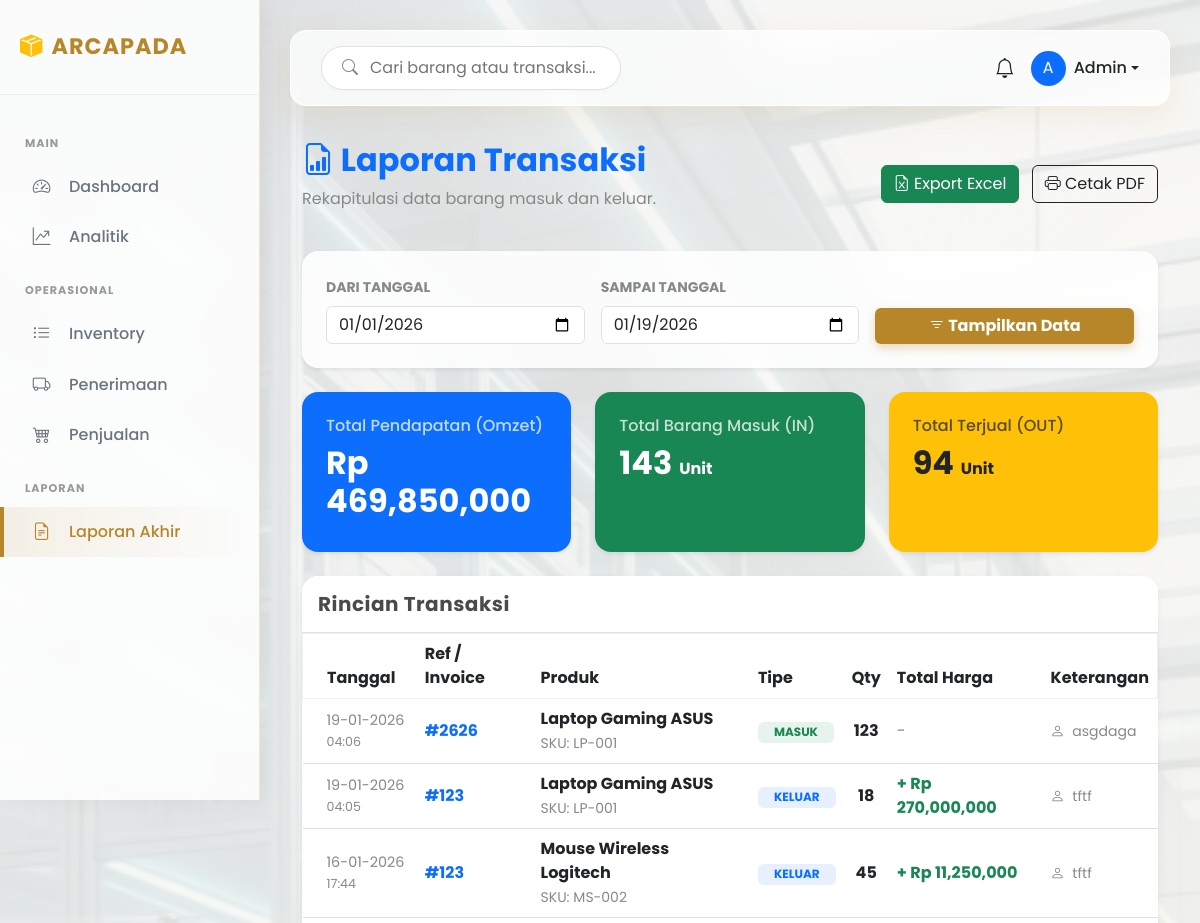
Page /laporan-final (signed in, upper part) on the earlier database version.
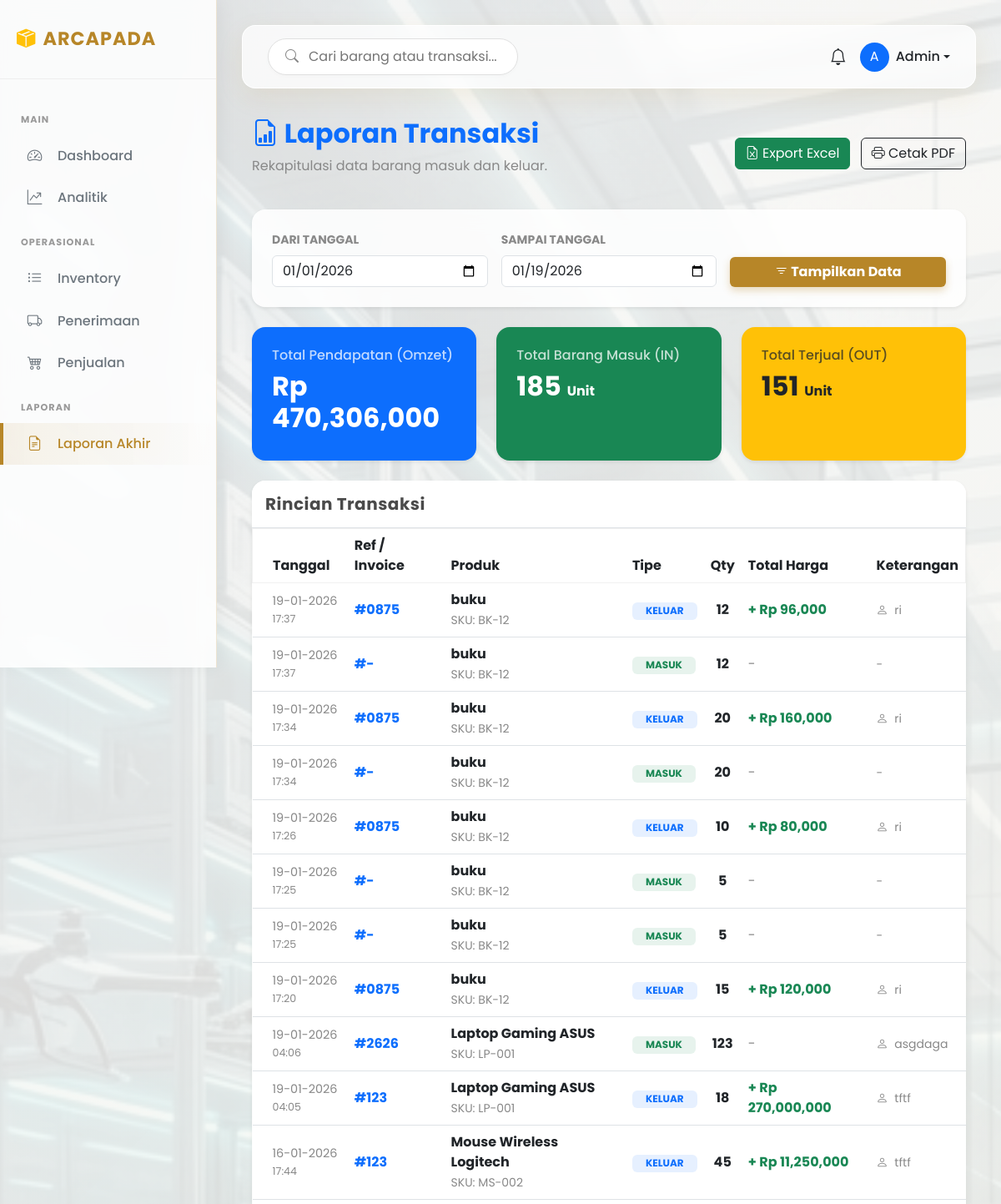
Same page on the later database version.
### app/models.py (models this page shows, shortened)
class Transaction(db.Model):
    __tablename__ = 'transactions'
    id = db.Column(db.Integer, primary_key=True)
    product_id = db.Column(db.Integer, db.ForeignKey('products.id'), nullable=False)
    transaction_type = db.Column(db.String(10), nullable=False)
    quantity = db.Column(db.Integer, nullable=False)
    total_amount = db.Column(db.Float, nullable=False)
    created_at = db.Column(db.DateTime, default=datetime.utcnow)
    supplier = db.Column(db.String(100), nullable=True)
    reference = db.Column(db.String(50), nullable=True)

class Product(db.Model):
    __tablename__ = 'products'
    id = db.Column(db.Integer, primary_key=True)
    sku = db.Column(db.String(20), unique=True, nullable=False)
    name = db.Column(db.String(100), nullable=False)
    description = db.Column(db.Text, nullable=True)
    price = db.Column(db.Float, nullable=False)
    cost = db.Column(db.Float, nullable=False)
    stock_quantity = db.Column(db.Integer, default=0)
    min_stock_threshold = db.Column(db.Integer, default=10)
    transactions = db.relationship('Transaction', backref='product', lazy=True)

### app/controllers/web_controller.py (the view)
@web_bp.route('/laporan-final')
def laporan_final():
    if 'user_id' not in session: return redirect(url_for('auth.login_web'))
    start_date_str = request.args.get('start_date')
    end_date_str = request.args.get('end_date')
    today = datetime.today()
    if not start_date_str: start_date = today.replace(day=1)
    else: start_date = datetime.strptime(start_date_str, '%Y-%m-%d')
    if not end_date_str: end_date = today
    else: end_date = datetime.strptime(end_date_str, '%Y-%m-%d')
    end_date_fixed = end_date.replace(hour=23, minute=59, second=59)
    query = Transaction.query.filter(Transaction.created_at.between(start_date, end_date_fixed))
    transactions = query.order_by(Transaction.created_at.desc()).all()
    total_income = 0
    items_out = 0
    items_in = 0
    for t in transactions:
        if t.transaction_type == 'OUT':
            total_income += t.total_amount
            items_out += t.quantity
        else:
            items_in += t.quantity
    return render_template('laporan_final.html',
                           transactions=transactions,
                           total_income=total_income,
                           items_out=items_out,
                           items_in=items_in,
                           start_date=start_date.strftime('%Y-%m-%d'),
                           end_date=end_date.strftime('%Y-%m-%d'))

### app/context_processor.py (called while the page is built)
def inject_notifications():
    def get_notifications():
        allowed_roles = ['admin', 'kepala_gudang', 'kepala_divisi']
        user_role = session.get('role')
        if not user_role or user_role not in allowed_roles:
            return {'count': 0, 'items': []}
        low_stock_items = Product.query.filter(Product.stock_quantity <= Product.min_stock_threshold).all()
        return {
            'count': len(low_stock_items),
            'items': low_stock_items
        }
    return dict(notifications=get_notifications())

### app/templates/laporan_final.html (shortened to what the changed rows need)
{% extends "base.html" %}
{% block content %}
<div class="container pb-5">
    <div class="d-flex justify-content-between align-items-center mb-4 no-print">
        <div>
            <h2 class="fw-bold text-primary"><i class="bi bi-file-earmark-bar-graph"></i> Laporan Transaksi</h2>
        </div>
    </div>
    <div class="row g-4 mb-4">
        <div class="col-md-4">
            <div class="card border-0 shadow-sm bg-primary text-white h-100 rounded-4">
                <div class="card-body p-4">
                    <h6 class="opacity-75">Total Pendapatan (Omzet)</h6>
                    <h2 class="fw-bold">Rp {{ "{:,.0f}".format(total_income) }}</h2>
                </div>
            </div>
        </div>
        <div class="col-md-4">
            <div class="card border-0 shadow-sm bg-success text-white h-100 rounded-4">
                <div class="card-body p-4">
                    <h6 class="opacity-75">Total Barang Masuk (IN)</h6>
                    <h2 class="fw-bold">{{ items_in }} <span class="fs-6">Unit</span></h2>
                </div>
            </div>
        </div>
        <div class="col-md-4">
            <div class="card border-0 shadow-sm bg-warning text-dark h-100 rounded-4">
                <div class="card-body p-4">
                    <h6 class="opacity-75">Total Terjual (OUT)</h6>
                    <h2 class="fw-bold">{{ items_out }} <span class="fs-6">Unit</span></h2>
                </div>
            </div>
        </div>
    </div>
    <div class="card shadow-sm border-0 rounded-4 overflow-hidden">
        <div class="card-body p-0">
            <table class="table table-hover align-middle mb-0">
                <thead class="bg-light text-secondary">
                    <tr>
                        <th class="ps-4">Tanggal</th>
                        <th>Ref / Invoice</th>
                        <th>Produk</th>
                        <th>Tipe</th>
                        <th class="text-center">Qty</th>
                        <th>Total Harga</th>
                        <th>Keterangan</th>
                    </tr>
                </thead>
                <tbody>
                    {% for t in transactions %}
                    <tr>
                        <td class="ps-4 text-muted" style="font-size: 0.9rem;">
                            {{ t.created_at.strftime('%d-%m-%Y') }}<br>
                            <small>{{ t.created_at.strftime('%H:%M') }}</small>
                        </td>
                        <td class="fw-bold text-primary">#{{ t.reference or '-' }}</td>
                        <td>
                            <div class="fw-bold">{{ t.product.name }}</div>
                            <small class="text-muted">SKU: {{ t.product.sku }}</small>
                        </td>
                        <td>
                            {% if t.transaction_type == 'IN' %}
                                <span class="badge bg-success bg-opacity-10 text-success px-3">MASUK</span>
                            {% else %}
                                <span class="badge bg-primary bg-opacity-10 text-primary px-3">KELUAR</span>
                            {% endif %}
                        </td>
                        <td class="text-center fw-bold">{{ t.quantity }}</td>
                        <td>
                            {% if t.transaction_type == 'OUT' %}
                                <span class="text-success fw-bold">+ Rp {{ "{:,.0f}".format(t.total_amount) }}</span>
                            {% else %}
                                <span class="text-muted">-</span>
                            {% endif %}
                        </td>
                        <td class="text-muted small">
                            {% if t.supplier %}
                                <i class="bi bi-person me-1"></i> {{ t.supplier }}
                            {% else %}
                                -
                            {% endif %}
                        </td>
                    </tr>
                    {% endfor %}
                </tbody>
            </table>
        </div>
    </div>
</div>
{% endblock %}

Differences in the rows shown:
added Transaction: created_at "19-01-2026", created_at "17:37", reference "0875", product.name "buku", product.sku "BK-12", transaction_type "KELUAR", quantity "12", total_amount "96,000", supplier "ri"
added Transaction: created_at "19-01-2026", created_at "17:37", reference "-", product.name "buku", product.sku "BK-12", transaction_type "MASUK", quantity "12"
added Transaction: created_at "19-01-2026", created_at "17:34", reference "0875", product.name "buku", product.sku "BK-12", transaction_type "KELUAR", quantity "20", total_amount "160,000", supplier "ri"
added Transaction: created_at "19-01-2026", created_at "17:34", reference "-", product.name "buku", product.sku "BK-12", transaction_type "MASUK", quantity "20"
added Transaction: created_at "19-01-2026", created_at "17:26", reference "0875", product.name "buku", product.sku "BK-12", transaction_type "KELUAR", quantity "10", total_amount "80,000", supplier "ri"
added Transaction: created_at "19-01-2026", created_at "17:25", reference "-", product.name "buku", product.sku "BK-12", transaction_type "MASUK", quantity "5"
added Transaction: created_at "19-01-2026", created_at "17:25", reference "-", product.name "buku", product.sku "BK-12", transaction_type "MASUK", quantity "5"
added Transaction: created_at "19-01-2026", created_at "17:20", reference "0875", product.name "buku", product.sku "BK-12", transaction_type "KELUAR", quantity "15", total_amount "120,000", supplier "ri"
Other differences:
{{ "{:,.0f}".format(total_income) }}: "469,850,000" → "470,306,000"
{{ items_in }}: "143" → "185"
{{ items_out }}: "94" → "151"
